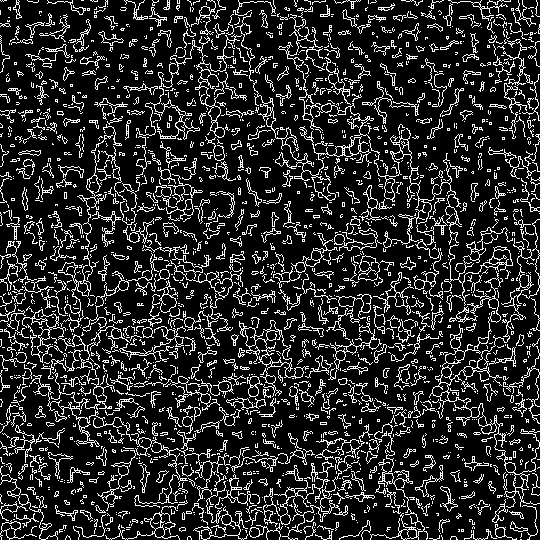
//> input picture cannyborders.png, 540 x 540 px
$ ./cannypoints ../cannyborders.png   (built with g++ and OpenCV 4)
//> lines starting //> are read from the running program, lines starting //| are printed output that depends on the picture
#include "opencv2/core.hpp"
#include "opencv2/imgproc.hpp"
#include <opencv2/opencv.hpp>
#include <vector>

typedef std::pair<unsigned, unsigned> upair;

/* retorna a media dos valores nao-brancos dos vizinhos */
unsigned maior_ocorrencia(cv::Mat& img, cv::Point p);

/* retorna um vizinho branco se nao tiver retorna o ponto recebido*/
cv::Point vizinho_branco(cv::Mat& img, cv::Point p);


/* input: imagem resultante do pontilismo.cpp
 * output: imagem com os pontos dilatados (possivel sobreposicao)
 *
 * pra isso vamos usar o canny.cpp para pegar as bordas dos pontos e depois dilatalos
*/

int main(int argc, char** argv) {
  cv::Mat img_pontilhada, img_canny;

  //std::string cmd = "./canny " + filename;
  char cmd[100] = "./pratica/canny ";
  strcat(cmd, argv[1]);


  std::cout << "COMANDO: " << cmd << std::endl;
  /* executando o canny */
  std::system(cmd);

  img_pontilhada = cv::imread(argv[1], cv::IMREAD_GRAYSCALE);
//> img_pontilhada: 540 rows x 540 cols, CV_8UC1; 16.3% white in thin lines or dots
  if(img_pontilhada.rows <= 0) std::cout << "NAO LEU IMAGEM PONTILHADA" << std::endl;

  img_canny = cv::imread("./cannyborders.png", cv::IMREAD_GRAYSCALE);
  if(img_canny.rows <= 0) std::cout << "NAO LEU IMAGEM CANNY" << std::endl;

  /* aqui comeca */
  /* primeiro vamos varrer a imagem, procurando os pontos de borda. provavelmente pixels de valor 255
   * depois vamos contar quantas bordas bem definidas tem usando o FloodFill
   * pra cada borda dessa, vamos procurar algum valor dentro dela na imagem pontilhada
   * depois pegamos essa mesma posicao + algum raio e preenchemos com as mesmas cores da imagem pontilhada (deve estar em brancho nesses pontos */

  cv::Mat mask = cv::Mat::zeros(img_pontilhada.rows, img_pontilhada.cols, CV_8UC1);

  std::cout << "img height: " << img_canny.rows << std::endl;
//| img height: 540
  std::cout << "img width: " << img_canny.cols << std::endl;
//| img width: 540

  cv::imshow("imagem pontilhada antes", img_pontilhada);

  int count(1), count2(0);
  for (int i=0; i<img_canny.rows; i++) {
    for (int j=0; j<img_canny.cols; j++) {
      if (img_canny.at<uchar>(i, j) == 255) {
        count2++;
        if (count%3 == 0) {
          cv::circle(img_pontilhada, /*vizinho_branco(img_pontilhada,*/ cv::Point(j, i), 3,
              maior_ocorrencia(img_pontilhada, cv::Point(j, i)),
              cv::FILLED, 8, 0);
          count = 1;
        }
        else count++;
      }
    }
  }
//> this loop made 540 passes
//> (count2, count) on passes 1 to 3: (83, 3), (227, 3), (341, 3)
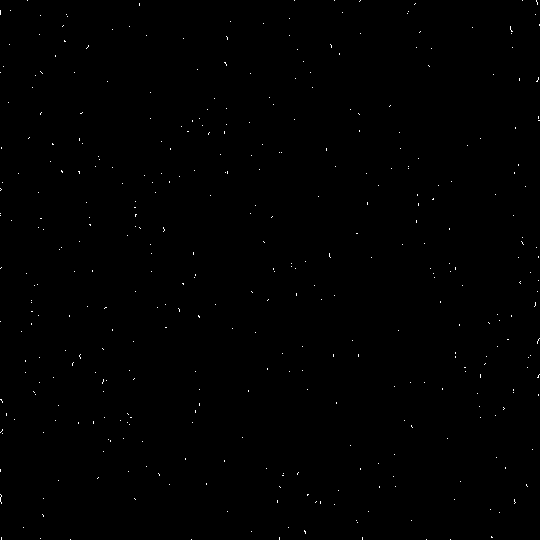
//> img_pontilhada: 540 rows x 540 cols, CV_8UC1; 0.23% white in thin lines or dots
//> after the loop, count2 = 47448; count = 1
  std::cout << "COUNT BRANCOS: " << count2 << std::endl;
//| COUNT BRANCOS: 47448


  //cv::addWeighted(mask, alpha, img_pontilhada, beta, 0.0, img_pontilhada);


  cv::imshow("imagem pontilhada depois", img_pontilhada);
  cv::imshow("bordas de canny", img_canny);

  cv::imwrite("cannypoints_output1.png", img_pontilhada);

  cv::waitKey(0);

  return 0;
}

unsigned maior_ocorrencia(cv::Mat& img, cv::Point p) {
  std::vector<unsigned> V;
  std::set<unsigned> S;
  cv::Point P;

  upair w[8] = {upair(1,1), upair(1, 0), upair(0, 1), upair(-1, -1),
    upair(-1, 0), upair(0, -1), upair(1, -1), upair(-1, 1)};

  unsigned val;
  for (int i=0; i<8; i++) {
    P.y = p.y + w[i].first;
    P.x = p.x + w[i].second;
    if (P.y < 0 || P.y >= img.cols) continue;
    if (P.x < 0 || P.x >= img.rows) continue;

    val = img.at<uchar>(P.y, P.x);
    if (val < 235) V.push_back(val);
  }
  for (int i=0; i<(int)V.size(); i++) {
    S.insert(V[i]);
  }
  unsigned max_occurrences(0), occurrences;
  for (int s : S) {
    occurrences = std::count(V.begin(), V.end(), s);
    if (occurrences > max_occurrences) {
      max_occurrences = occurrences;
      val = s;
    }
  }

  return val;
}

cv::Point vizinho_branco(cv::Mat& img, cv::Point p) {
  cv::Point P;
  unsigned val;
  upair w[8] = {upair(1,1), upair(1, 0), upair(0, 1), upair(-1, -1),
    upair(-1, 0), upair(0, -1), upair(1, -1), upair(-1, 1)};

  for (int i=0; i<8; i++) {
    P.y = p.y + w[i].first;
    P.x = p.x + w[i].second;
    if (P.y < 0 || P.y >= img.cols) continue;
    if (P.x < 0 || P.x >= img.rows) continue;

    val = img.at<uchar>(P.y, P.x);
    if (val == 255) return P;
  }

  return p;
}
